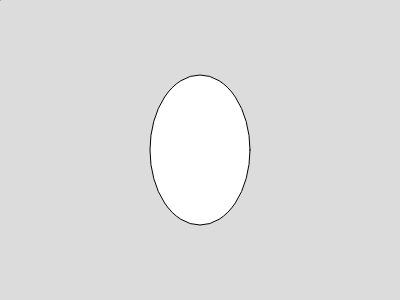
Frame 1 (no input)
Frame 60 (no input): identical to frame 1, image omitted
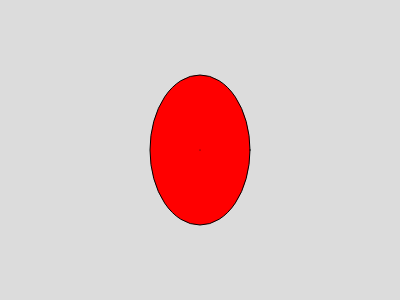
Frame 120 (the mouse pressed at the canvas centre since frame 60)

The p5.js sketch that drew these frames (run headless with seeded random() and noise() and a simulated clock; from frame 60 on, the mouse is pressed at the canvas centre):

// p5.js sketch
// ── sketch.js
// https://editor.p5js.org/jht9629-nyu/sketches/bUW-v4yCt

// google: p5js test if point is in side ellipse

let ellipseX = 200;
let ellipseY = 150;
let ellipseW = 100;
let ellipseH = 150;
let hit = false;

function setup() {
  createCanvas(400, 300);
}

function draw() {
  background(220);
  
  // Test if the mouse point is inside the ellipse
  hit = pointInEllipse(mouseX, mouseY, ellipseX, ellipseY, ellipseW, ellipseH);

  if (hit) {
    fill(255, 0, 0); // Change color to red if inside
  } else {
    fill(255); // White if outside
  }
  
  // Draw the ellipse
  ellipse(ellipseX, ellipseY, ellipseW, ellipseH);
  
  // Draw the mouse point (optional)
  stroke(0);
  point(mouseX, mouseY);
}

// Custom pointInEllipse function
function pointInEllipse(px, py, cx, cy, w, h) {
  let rx = w / 2;
  let ry = h / 2;
  let value = sq(px - cx) / sq(rx) + sq(py - cy) / sq(ry);
  return value <= 1;
}
